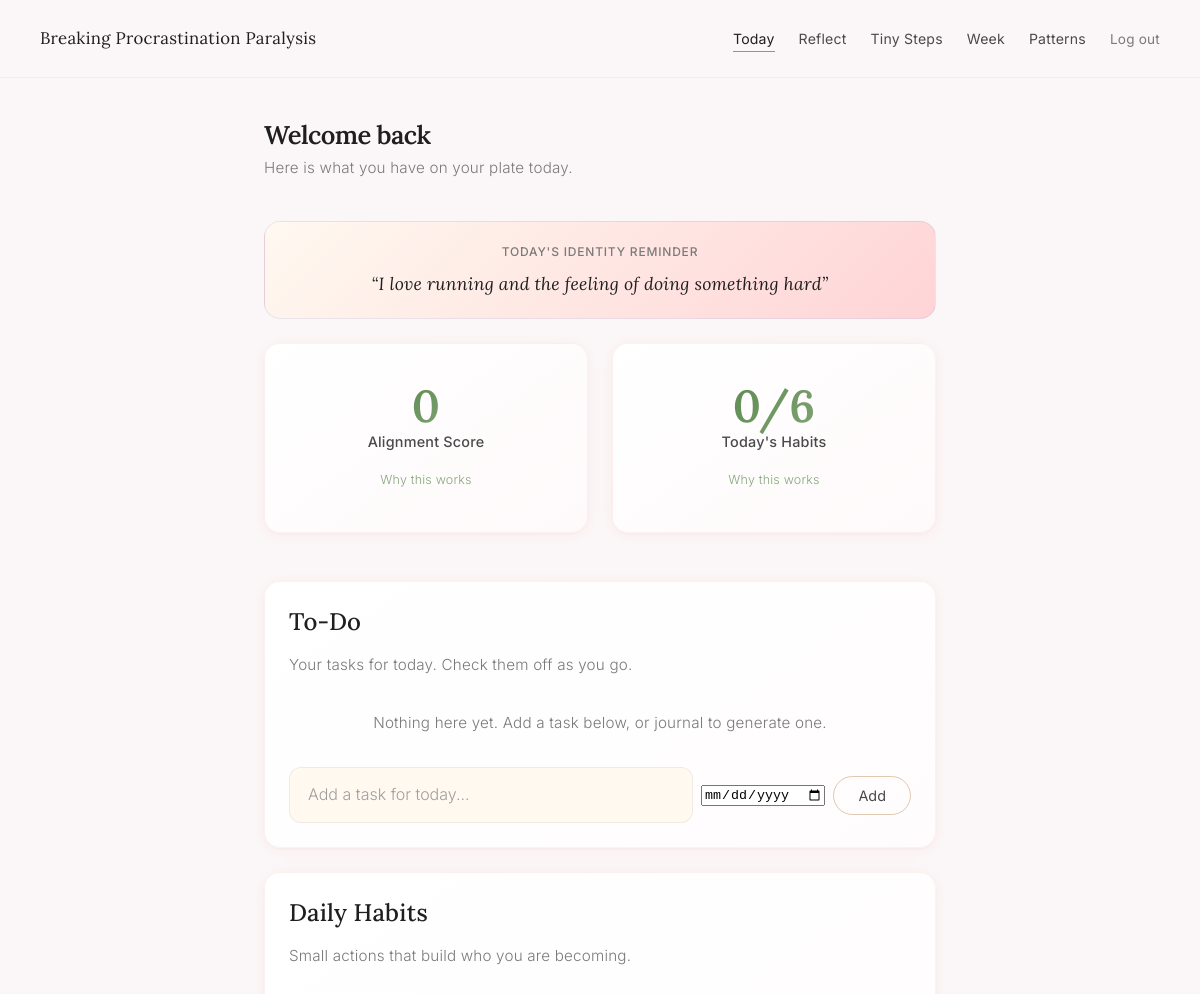
Page /today (signed in, upper part) on the earlier database version.
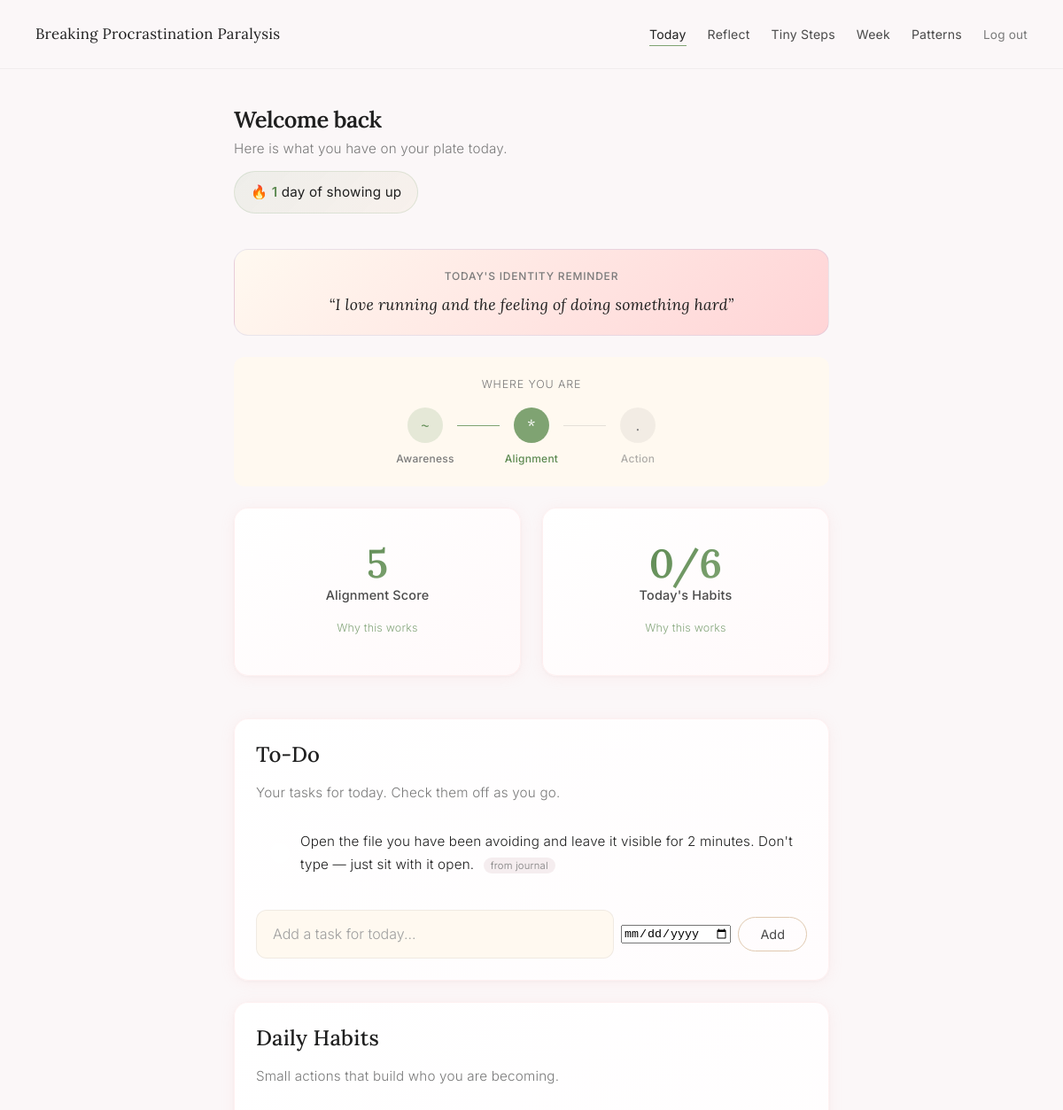
Same page on the later database version.
### tables this page shows
CREATE TABLE todos (
            id INTEGER PRIMARY KEY AUTOINCREMENT,
            user_id INTEGER NOT NULL,
            text TEXT NOT NULL,
            source TEXT NOT NULL DEFAULT 'manual',
            journal_entry_id INTEGER,
            due_date TEXT,
            is_done INTEGER NOT NULL DEFAULT 0,
            created_at TEXT NOT NULL,
            FOREIGN KEY (user_id) REFERENCES users(id),
            FOREIGN KEY (journal_entry_id) REFERENCES journal_entries(id)
        );

### app.py (the view)
@app.route("/today")
@login_required
@onboarding_check
def today():
    user_id = session['user_id']
    today_str = date.today().isoformat()
    conn = get_db_connection()
    try:
        cur = conn.cursor()
        cur.execute(
            "SELECT id, text, source, journal_entry_id, due_date, is_done, created_at "
            "FROM todos WHERE user_id = ? AND (is_done = 0 AND (due_date IS NULL OR due_date <= ?)) "
            "ORDER BY created_at DESC",
            (user_id, today_str),
        )
        active_todos = cur.fetchall()
        cur.execute(
            "SELECT id, text, source, is_done, created_at "
            "FROM todos WHERE user_id = ? AND is_done = 1 AND date(created_at) >= ? "
            "ORDER BY created_at DESC LIMIT 10",
            (user_id, today_str),
        )
        done_todos = cur.fetchall()
        cur.execute(
            "SELECT id, name, is_sample FROM habits WHERE user_id = ? ORDER BY is_sample ASC, id ASC",
            (user_id,),
        )
        habits_rows = cur.fetchall()
        cur.execute(
            "SELECT habit_id FROM habit_completions hc "
            "JOIN habits h ON hc.habit_id = h.id "
            "WHERE h.user_id = ? AND date(hc.completed_at) = ?",
            (user_id, today_str),
        )
        completed_habit_ids = {row['habit_id'] for row in cur.fetchall()}
        week_end = (date.today() + timedelta(days=7)).isoformat()
        cur.execute(
            "SELECT COUNT(*) as count FROM todos "
            "WHERE user_id = ? AND is_done = 0 AND due_date IS NOT NULL AND due_date BETWEEN ? AND ?",
            (user_id, today_str, week_end),
        )
        upcoming_count = cur.fetchone()['count']
        alignment_score, emotional_streak, _ = get_alignment_state(user_id)
        cur.execute(
            "SELECT belief_text FROM identity_beliefs WHERE user_id = ? ORDER BY RANDOM() LIMIT 1",
            (user_id,),
        )
        belief_row = cur.fetchone()
        today_belief = belief_row["belief_text"] if belief_row else None
        week_start = (date.today() - timedelta(days=6)).isoformat()
        cur.execute(
            "SELECT COUNT(DISTINCT date(created_at)) as count "
            "FROM journal_entries WHERE user_id = ? AND date(created_at) BETWEEN ? AND ?",
            (user_id, week_start, today_str),
        )
        active_days_this_week = cur.fetchone()['count']
        cur.execute(
            "SELECT COUNT(*) as count FROM habit_completions hc "
            "JOIN habits h ON hc.habit_id = h.id "
            "WHERE h.user_id = ? AND date(hc.completed_at) BETWEEN ? AND ?",
            (user_id, week_start, today_str),
        )
        habits_done_this_week = cur.fetchone()['count']
        cur.execute(
            "SELECT DISTINCT date(created_at) as entry_date "
            "FROM journal_entries WHERE user_id = ? AND date(created_at) BETWEEN ? AND ?",
            (user_id, week_start, today_str),
        )
        active_dates = {row['entry_date'] for row in cur.fetchall()}
        week_days = []
        day_names = ['M', 'T', 'W', 'T', 'F', 'S', 'S']
        day_full_names = ['Monday', 'Tuesday', 'Wednesday', 'Thursday', 'Friday', 'Saturday', 'Sunday']
        for i in range(7):
            day_date = date.today() - timedelta(days=6-i)
            day_str = day_date.isoformat()
            week_days.append({
                'initial': day_names[day_date.weekday()],
                'name': day_full_names[day_date.weekday()],
                'active': day_str in active_dates,
                'is_today': day_str == today_str,
            })
        total_habits = len(habits_rows)
        habits_completed_today = len(completed_habit_ids)
        all_habits_completed = (total_habits > 0 and habits_completed_today == total_habits)
        weekly_message = None
        if active_days_this_week >= 5:
            weekly_message = "You're showing up consistently. That's powerful."
        elif active_days_this_week >= 3:
            weekly_message = "You're building momentum, one day at a time."
        elif active_days_this_week >= 1:
            weekly_message = "You showed up this week. That counts."
        show_weekly_summary = (active_days_this_week > 0 or habits_done_this_week > 0)
        cur.execute("SELECT COUNT(*) as count FROM journal_entries WHERE user_id = ?", (user_id,))
        journal_count = cur.fetchone()['count']
        cur.execute("SELECT COUNT(*) as count FROM identity_beliefs WHERE user_id = ?", (user_id,))
        has_beliefs = cur.fetchone()['count'] > 0
        action_taken_today = (habits_completed_today > 0 or len(done_todos) > 0)
        if action_taken_today and has_beliefs and alignment_score > 0 and journal_count > 0:
            current_stage = 'action'
        elif has_beliefs and alignment_score > 0 and journal_count > 0:
            current_stage = 'alignment'
        elif journal_count > 0:
            current_stage = 'awareness'
        else:
            current_stage = None
    finally:
        conn.close()
    todo_done = request.args.get("todo_done") == "1"
    habit_done = request.args.get("habit_done") == "1"
    return render_template(
        "today.html",
        greeting=get_greeting(),
        active_todos=active_todos,
        done_todos=done_todos,
        habits=habits_rows,
        completed_habit_ids=completed_habit_ids,
        upcoming_count=upcoming_count,
        alignment_score=alignment_score,
        emotional_streak=emotional_streak,
        today_str=today_str,
        show_weekly_summary=show_weekly_summary,
        week_days=week_days,
        active_days_this_week=active_days_this_week,
        habits_done_this_week=habits_done_this_week,
        weekly_message=weekly_message,
        total_habits=total_habits,
        habits_completed_today=habits_completed_today,
        all_habits_completed=all_habits_completed,
        today_belief=today_belief,
        todo_done=todo_done,
        habit_done=habit_done,
        current_stage=current_stage,
    )

### app.py (called while the page is built)
def get_db_connection():
    conn = sqlite3.connect(DB_PATH, timeout=30)  # Increased timeout to 30 seconds
    conn.row_factory = sqlite3.Row
    conn.execute("PRAGMA journal_mode=WAL")  # Enable Write-Ahead Logging for better concurrency
    return conn

def login_required(f):
    @wraps(f)
    def decorated_function(*args, **kwargs):
        if 'user_id' not in session:
            return redirect(url_for('landing'))
        return f(*args, **kwargs)
    return decorated_function

def onboarding_check(f):
    @wraps(f)
    def decorated_function(*args, **kwargs):
        if 'user_id' not in session:
            return redirect(url_for('landing'))
        user_id = session['user_id']
        conn = get_db_connection()
        try:
            cur = conn.cursor()
            cur.execute("SELECT onboarding_complete FROM users WHERE id = ?", (user_id,))
            user = cur.fetchone()
            if user and user['onboarding_complete'] == 0:
                return redirect(get_next_onboarding_step(user_id))
        finally:
            conn.close()
        return f(*args, **kwargs)
    return decorated_function

### templates/today.html (shortened to what the changed rows need)
<!doctype html>
<html lang="en">
<head>
    <link rel="stylesheet" href="{{ url_for('static', filename='calm.css') }}">
</head>
<body>
<div class="page-wrapper">
    <main class="page-content stagger-children">
        <div class="greeting">
            <h1 class="greeting-text">{{ greeting }}</h1>
            {% if emotional_streak > 0 %}
            <div style="margin-top: 12px;">
                <span class="streak-display">
                    <span>🔥 <span class="streak-number">{{ emotional_streak }}</span> day{{ 's' if emotional_streak != 1 }} of showing up</span>
                </span>
            </div>
            {% endif %}
        </div>
        {% if current_stage %}
        <div class="stage-indicator fade-in-up">
            <p class="stage-indicator-label">Where you are</p>
            <div class="stage-track">
                <div class="stage-node {{ 'stage-active' if current_stage == 'awareness' else 'stage-done' }}">
                    <div class="stage-dot">~</div>
                    <span class="stage-name">Awareness</span>
                </div>
                <div class="stage-connector {{ 'stage-connector-done' if current_stage in ['alignment', 'action'] else '' }}"></div>
                <div class="stage-node {{ 'stage-active' if current_stage == 'alignment' else ('stage-done' if current_stage == 'action' else 'stage-upcoming') }}">
                    <div class="stage-dot">*</div>
                    <span class="stage-name">Alignment</span>
                </div>
                <div class="stage-connector {{ 'stage-connector-done' if current_stage == 'action' else '' }}"></div>
                <div class="stage-node {{ 'stage-active' if current_stage == 'action' else 'stage-upcoming' }}">
                    <div class="stage-dot">.</div>
                    <span class="stage-name">Action</span>
                </div>
            </div>
        </div>
        {% endif %}
        <div class="metric-grid">
            <div class="card metric-card">
                <span class="metric-value">{{ alignment_score }}</span>
                <p class="metric-label">Alignment Score</p>
                <details class="psych-explainer">
                    <summary>Why this works</summary>
                </details>
            </div>
        </div>
        <div class="card" style="padding: 24px;">
            <h2>To-Do</h2>
            <p class="section-subtitle" style="margin-bottom: 16px;">
                Your tasks for today. Check them off as you go.
            </p>
            {% if active_todos %}
            <ul class="habit-list">
                {% for todo in active_todos %}
                <li class="habit-item">
                    <form method="post" action="{{ url_for('toggle_todo', todo_id=todo['id']) }}" style="display: flex; align-items: center; gap: 12px; width: 100%;">
                        <button type="submit" class="habit-checkbox" style="border: none; cursor: pointer;"></button>
                        <span class="habit-label">
                            {{ todo['text'] }}
                            {% if todo['source'] == 'journal' %}
                                <span class="habit-tag">from journal</span>
                            {% endif %}
                        </span>
                    </form>
                </li>
                {% endfor %}
            </ul>
            {% else %}
            <p class="empty-state" style="padding: 16px 0;">
                Nothing here yet. Add a task below, or journal to generate one.
            </p>
            {% endif %}
            <form method="post" action="{{ url_for('add_manual_todo') }}" style="margin-top: 16px;">
                <div class="add-habit-wrapper">
                </div>
            </form>
        </div>
        <div class="card" style="padding: 24px;">
            <h2>Daily Habits</h2>
        </div>
    </main>
</div>
</body>
</html>

Differences in the rows shown:
added todos: text "Open the file you have been avoiding and leave it visible for 2 minutes. Don't type — just sit with it open.", source "from journal"
Other differences:
{{ emotional_streak }}: (not shown) → "1"
{{ alignment_score }}: "0" → "5"
text no longer shown: "Nothing here yet. Add a task below, or journal to generate one."
text now shown: "🔥 day of showing up WHERE YOU ARE ~ Awareness * Alignment . Action"
